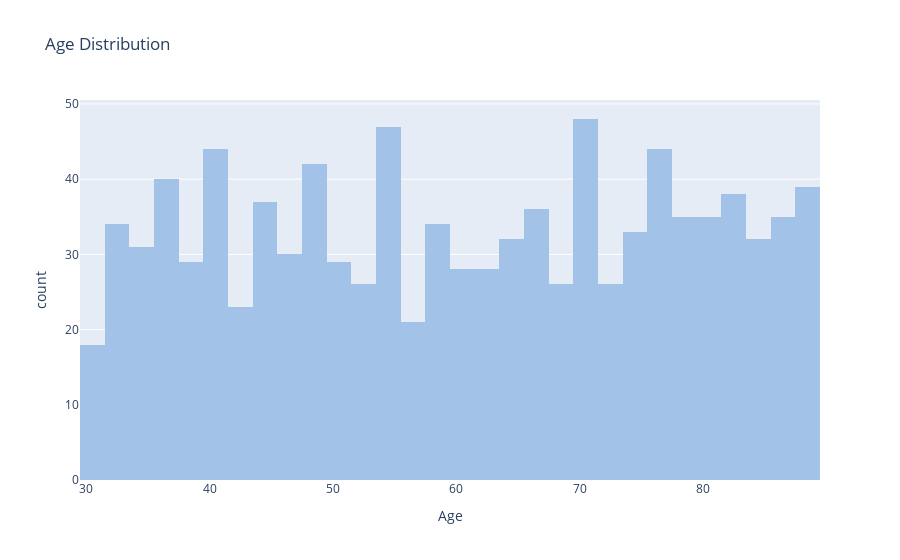

This figure's notebook cell:
### Code cell
fig = px.histogram(df, x='Age', title='Age Distribution', nbins=30, color_discrete_sequence=['#a3c2e8'] )
fig.show()

### Figure 1 — Plotly figure (JSON) as saved in the notebook; plotly's stock layout.template omitted (floating-point values rounded to 4 significant figures; data arrays with more than 128 entries replaced by an {"elided": "..."} marker saying what was removed)
{"data": [{"alignmentgroup": "True", "bingroup": "x", "hovertemplate": "Age=%{x}<br>count=%{y}<extra></extra>", "legendgroup": "", "marker": {"color": "#a3c2e8", "pattern": {"shape": ""}}, "name": "", "nbinsx": 30, "offsetgroup": "", "orientation": "v", "showlegend": false, "type": "histogram", "x": {"elided": "1000 int values"}, "xaxis": "x", "yaxis": "y"}], "layout": {"autosize": true, "barmode": "relative", "legend": {"tracegroupgap": 0}, "title": {"text": "Age Distribution"}, "xaxis": {"anchor": "y", "autorange": true, "domain": [0, 1], "range": [29.5, 89.5], "title": {"text": "Age"}, "type": "linear"}, "yaxis": {"anchor": "x", "autorange": true, "domain": [0, 1], "range": [0, 50.53], "title": {"text": "count"}}}}
